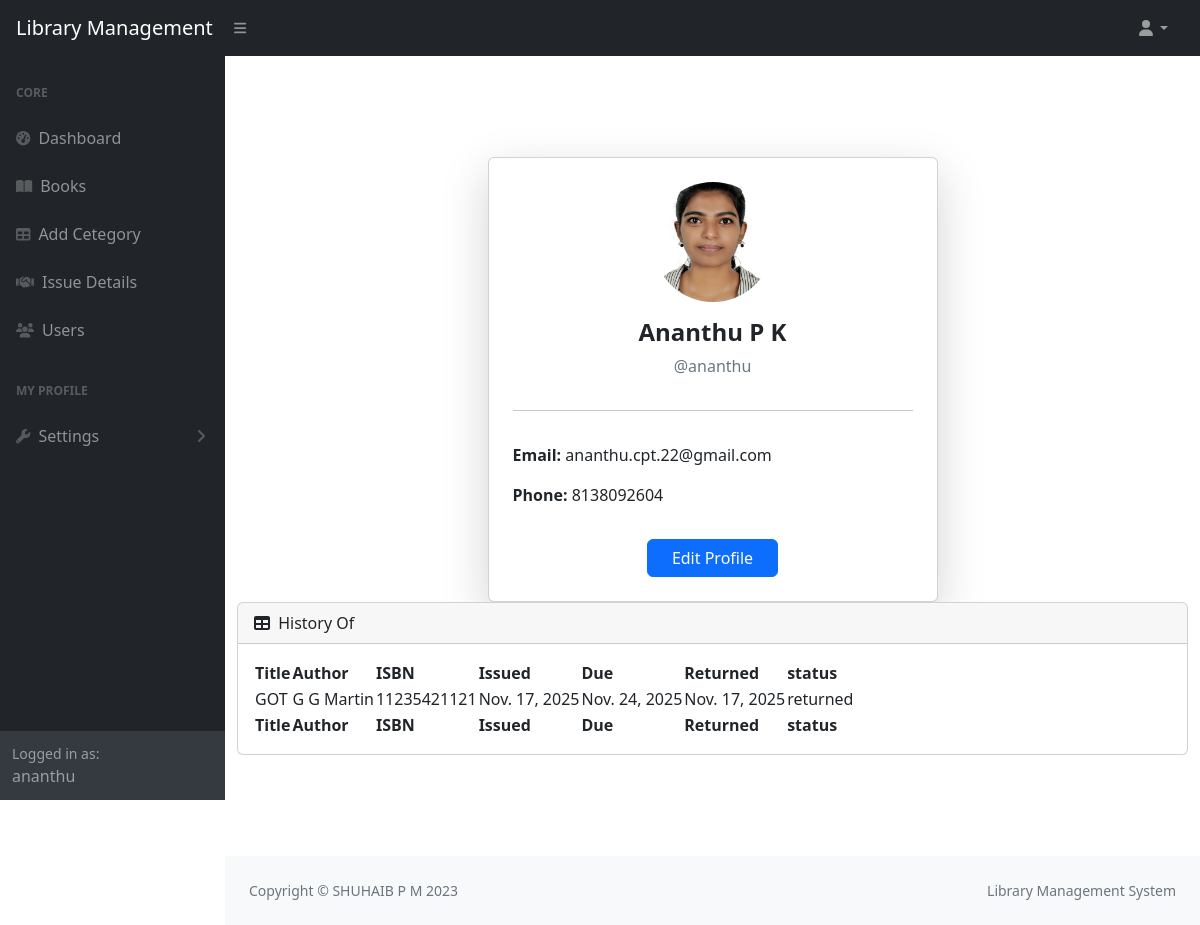
The page /profile/ (signed in) on the database as committed earlier.
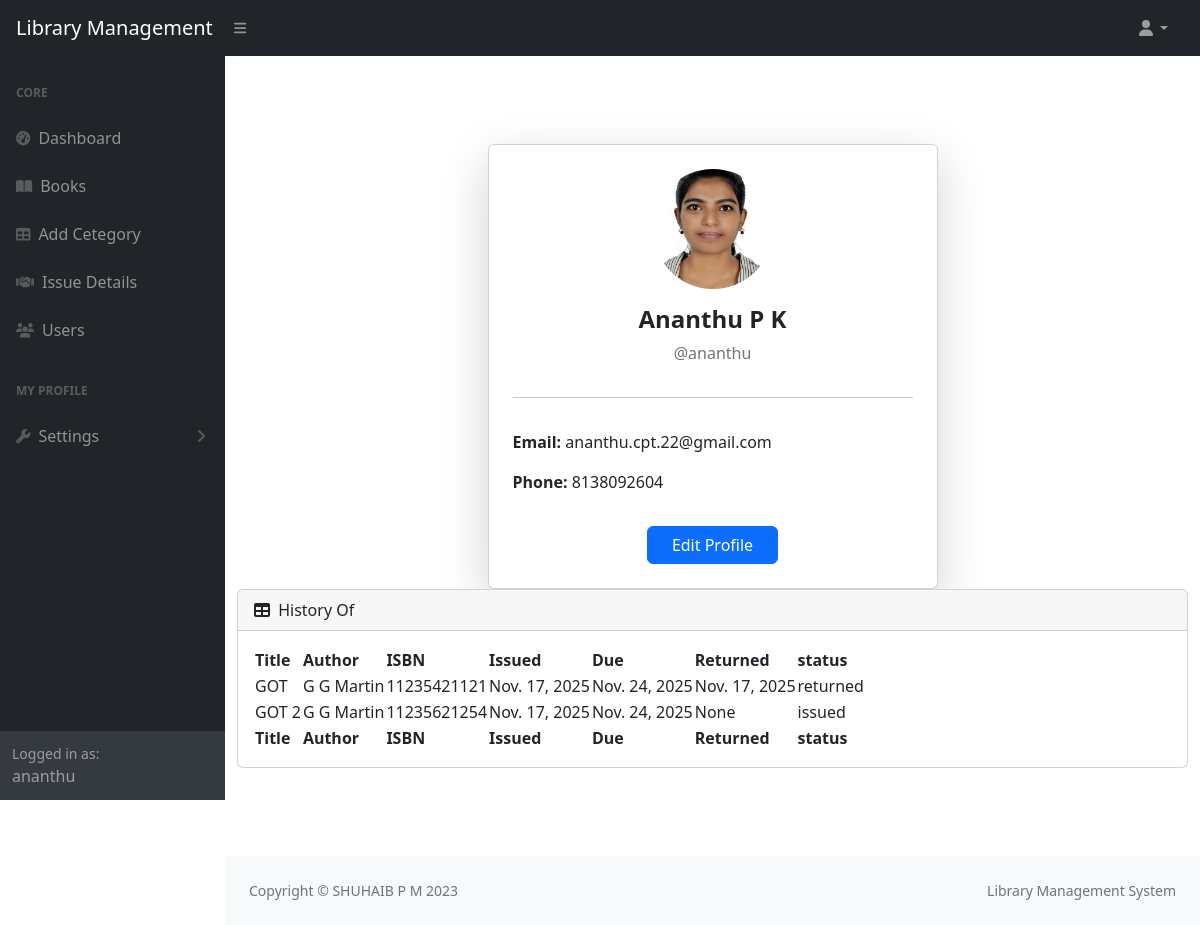
The same page on the database as committed later.
### libraryApp/models.py (models this page shows, shortened)
class User(AbstractUser):
    email=models.EmailField(unique=True)
    option = (
        ('user','user'),
        ('staff','staff')
    )
    phone=models.CharField(max_length=15)
    role=models.CharField(max_length=100,choices=option,default="user")
    profile=models.ImageField(upload_to="profile",default="profile/default.jpeg",null=True,blank=True)
    otp=models.CharField(max_length=20)
    is_verified=models.BooleanField(default=False)

class Issue(models.Model):
    STATUS = (
        ('issued', 'Issued'),
        ('returned', 'Returned'),
        ('overdue', 'Overdue'),
    )
    user = models.ForeignKey(User, on_delete=models.CASCADE, related_name="issued_by")
    book = models.ForeignKey(Book, on_delete=models.CASCADE, related_name="issued_book")
    issue_date = models.DateField(auto_now_add=True)
    due_date = models.DateField()
    returned_date = models.DateField(null=True, blank=True)
    fine = models.IntegerField(default=0)
    status = models.CharField(max_length=10, choices=STATUS, default="issued")

class Book(models.Model):
    user=models.ForeignKey(User,on_delete=models.CASCADE,related_name="bookUser")
    title=models.CharField(max_length=100)
    author=models.CharField(max_length=20)
    isbn=models.IntegerField()
    image=models.ImageField(upload_to="books",default="books/default.jpeg",null=True,blank=True)
    category=models.ManyToManyField(Category,related_name="bookCategory")
    total_copy=models.IntegerField()
    avl_copy=models.IntegerField()
    added_on=models.DateField(auto_now_add=True)
    def __str__(self):
        return self.title

### libraryApp/views.py (the view)
# urls.py: path("profile/",views.ProfileView.as_view(),name="profile"),
class ProfileView(View):
    def get(self,request):
        user=request.user
        history=Issue.objects.filter(user=user)
        return render(request,"profile.html",{"user":user,"history":history})

### libraryApp/context_processor.py (called while the page is built)
def library_status(request):
    total_books = Book.objects.count()
    total_copies = Book.objects.aggregate(total=models.Sum("total_copy"))["total"] or 0
    avl_books = Book.objects.aggregate(total=models.Sum("avl_copy"))["total"] or 0
    issued_books=Issue.objects.filter(status="issued").count()
    overdue_books=Issue.objects.filter(status="overdue").count()
    return {
        "total_books": total_books,
        "total_copies": total_copies,
        "avl_books": avl_books,
        "issued_books": issued_books,
        "overdue_books": overdue_books,
    }

### libraryApp/templates/profile.html
{% extends 'dashboard.html' %}
{% block main %}
<div class="d-flex flex-column w-100 vh-100 align-items-center justify-content-center">
    <div class="container mt-4">
        <div class="card shadow-lg p-4" style="max-width: 450px; margin:auto;">
            <div class="text-center">
                <img src="{{ user.profile.url }}" class="rounded-circle mb-3"
                    style="width: 120px; height:120px; object-fit: cover;">
                <h4 class="fw-bold">{{ user.first_name }}</h4>
                <p class="text-muted mb-3">@{{ user.username }}</p>
            </div>
            <hr>
            <div class="mt-3">
                <p><span class="fw-bold">Email:</span> {{ user.email }}</p>
                <p><span class="fw-bold">Phone:</span> {{ user.phone }}</p>
            </div>
            <div class="text-center mt-3">
                <a href="{% url 'profileupdate' user.id%}" class="btn btn-primary px-4">
                    Edit Profile
                </a>
            </div>
        </div>
        <div id="section-table" class="card mb-4">
            <div class="card-header">
                <i class="fas fa-table me-1"></i>
                History Of {{issue.user}}
            </div>
            <div class="card-body">
                <table id="datatablesSimple" class="datatable">
                    <thead>
                        <tr>
                            <th>Title</th>
                            <th>Author</th>
                            <th>ISBN</th>
                            <th>Issued</th>
                            <th>Due</th>
                            <th>Returned</th>
                            <th>status</th>
                        </tr>
                    </thead>
                    <tfoot>
                        <tr>
                            <th>Title</th>
                            <th>Author</th>
                            <th>ISBN</th>
                            <th>Issued</th>
                            <th>Due</th>
                            <th>Returned</th>
                            <th>status</th>
                        </tr>
                    </tfoot>
                    <tbody>
                        {% for issue in history %}
                        <tr>
                            <td>{{issue.book}}</td>
                            <td>{{issue.book.author}}</td>
                            <td>{{issue.book.isbn}}</td>
                            <td>{{issue.issue_date}}</td>
                            <td>{{issue.due_date}}</td>
                            <td>{{issue.returned_date}}</td>
                            <td>{{issue.status}}</td>
                        </tr>
                        {% endfor %}
                    </tbody>
                </table>
            </div>
        </div>
    </div>
</div>
{% endblock %}

### libraryApp/templates/dashboard.html (shortened to what this page needs)
{% load static %}
<!DOCTYPE html>
<html lang="en">
<head>
    <link href="https://cdn.jsdelivr.net/npm/simple-datatables@7.1.2/dist/style.min.css" rel="stylesheet" />
    <link href="{% static 'css/styles.css' %}" rel="stylesheet" />
</head>
<body class="sb-nav-fixed">
    <nav class="sb-topnav navbar navbar-expand navbar-dark bg-dark">
        <a class="navbar-brand ps-3" href="#">Library Management</a>
        <button class="btn btn-link btn-sm order-1 order-lg-0 me-4 me-lg-0" id="sidebarToggle" href="#!"><i
                class="fas fa-bars"></i></button>
        <ul class="navbar-nav ms-auto ms-md-0 me-3 me-lg-4">
            <li class="nav-item dropdown">
                <a class="nav-link dropdown-toggle" id="navbarDropdown" href="#" role="button" data-bs-toggle="dropdown"
                    aria-expanded="false"><i class="fas fa-user fa-fw"></i></a>
            </li>
        </ul>
    </nav>
    <div id="layoutSidenav">
        <div id="layoutSidenav_nav">
            <nav class="sb-sidenav accordion sb-sidenav-dark" id="sidenavAccordion">
                <div class="sb-sidenav-menu">
                    <div class="nav">
                        <div class="sb-sidenav-menu-heading">Core</div>
                        <a class="nav-link" href="{% url 'dashboard' %}">
                            <div class="sb-nav-link-icon"><i class="fas fa-tachometer-alt"></i></div>
                            Dashboard
                        </a>
                        <a class="nav-link" href="{% url 'book' %}">
                            <div class="sb-nav-link-icon"><i class="fas fa-book-open"></i></div>
                            Books
                        </a>
                        <a class="nav-link" href="{% url 'category' %}">
                            <div class="sb-nav-link-icon"><i class="fas fa-table"></i></div>
                            Add Cetegory
                        </a>
                        <a class="nav-link" href="{% url 'issue' %}">
                            <div class="sb-nav-link-icon"><i class="fa fa-handshake"></i></div>
                            Issue Details
                        </a>
                        <a class="nav-link" href="{% url 'user' %}">
                            <div class="sb-nav-link-icon"><i class="fas fa-users"></i></div>
                            Users
                        </a>
                        <div class="sb-sidenav-menu-heading">My Profile</div>
                        <a class="nav-link collapsed" href="#" data-bs-toggle="collapse"
                            data-bs-target="#collapseLayouts" aria-expanded="false" aria-controls="collapseLayouts">
                            <div class="sb-nav-link-icon"><i class="fas fa-wrench"></i></div>
                            Settings
                            <div class="sb-sidenav-collapse-arrow"><i class="fas fa-angle-down"></i></div>
                        </a>
                    </div>
                </div>
                <div class="sb-sidenav-footer">
                    <div class="small">Logged in as:</div>
                    {{request.user}}
                </div>
            </nav>
        </div>
        <div id="layoutSidenav_content">
            <main>
                {% block main %}{% endblock %}
            </main>
            <footer class="py-4 bg-light mt-auto">
                <div class="container-fluid px-4">
                    <div class="d-flex align-items-center justify-content-between small">
                        <div class="text-muted">Copyright &copy; SHUHAIB P M 2023</div>
                        <div class="text-muted">
                            Library Management System
                        </div>
                    </div>
                </div>
            </footer>
        </div>
    </div>
</body>
</html>

Rows that differ between the two databases and show on the page:
added Issue: book "GOT 2", book.author "G G Martin", book.isbn "11235621254", issue_date "Nov. 17, 2025", due_date "Nov. 24, 2025", returned_date "None", status "issued"
